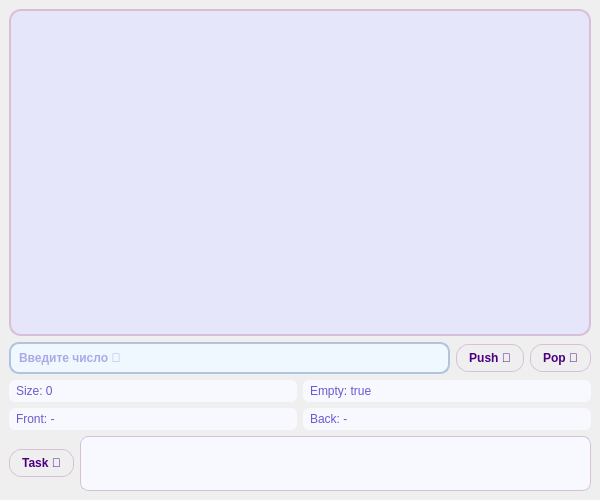
<?xml version="1.0" encoding="UTF-8"?>
<ui version="4.0">
 <class>MainWindow</class>
 <widget class="QMainWindow" name="MainWindow">
  <property name="geometry">
   <rect>
    <x>0</x>
    <y>0</y>
    <width>600</width>
    <height>500</height>
   </rect>
  </property>
  <property name="windowTitle">
   <string>💭 Dreamcore Queue 💭</string>
  </property>
  <widget class="QWidget" name="centralwidget">
   <layout class="QVBoxLayout" name="mainLayout">
    <item>
     <widget class="QListWidget" name="listQueue">
      <property name="font">
       <font>
        <pointsize>18</pointsize>
        <weight>75</weight>
        <bold>true</bold>
       </font>
      </property>
      <property name="styleSheet">
       <string notr="true">
        QListWidget {
            background-color: #e6e6fa;
            color: #9370db;
            border: 2px solid #d8bfd8;
            border-radius: 12px;
            padding: 10px;
        }
       </string>
      </property>
     </widget>
    </item>
    <item>
     <layout class="QHBoxLayout" name="inputLayout">
      <item>
       <widget class="QLineEdit" name="lineEditValue">
        <property name="styleSheet">
         <string notr="true">
          QLineEdit {
              border: 2px solid #b0c4de;
              border-radius: 10px;
              padding: 6px;
              background-color: #f0f8ff;
              color: #6a5acd;
              font-weight: bold;
          }
         </string>
        </property>
        <property name="placeholderText">
         <string>Введите число 💫</string>
        </property>
       </widget>
      </item>
      <item>
       <widget class="QPushButton" name="buttonPush">
        <property name="styleSheet">
         <string notr="true">
          QPushButton {
              background-color: qlineargradient(x1:0, y1:0, x2:1, y2:1,
                                                stop:0 #b0e0e6, stop:1 #dda0dd);
              color: #4b0082;
              font-weight: bold;
              padding: 6px 12px;
              border-radius: 12px;
              border: 1px solid #d8bfd8;
          }
          QPushButton:hover {
              background-color: #e0ffff;
          }
         </string>
        </property>
        <property name="text">
         <string>Push 🌠</string>
        </property>
       </widget>
      </item>
      <item>
       <widget class="QPushButton" name="buttonPop">
        <property name="styleSheet">
         <string notr="true">
          QPushButton {
              background-color: qlineargradient(x1:0, y1:0, x2:1, y2:1,
                                                stop:0 #b0e0e6, stop:1 #dda0dd);
              color: #4b0082;
              font-weight: bold;
              padding: 6px 12px;
              border-radius: 12px;
              border: 1px solid #d8bfd8;
          }
          QPushButton:hover {
              background-color: #e0ffff;
          }
         </string>
        </property>
        <property name="text">
         <string>Pop 💔</string>
        </property>
       </widget>
      </item>
     </layout>
    </item>
    <item>
     <layout class="QGridLayout" name="infoLayout">
      <item row="0" column="0">
       <widget class="QLabel" name="labelSize">
        <property name="styleSheet">
         <string notr="true">
          QLabel {
              color: #6a5acd;
              font: bold 14pt &quot;Segoe UI&quot;;
              background-color: #f8f8ff;
              padding: 4px;
              border-radius: 6px;
          }
         </string>
        </property>
        <property name="text">
         <string>Size: 0</string>
        </property>
       </widget>
      </item>
      <item row="0" column="1">
       <widget class="QLabel" name="labelEmpty">
        <property name="styleSheet">
         <string notr="true">
          QLabel {
              color: #6a5acd;
              font: bold 14pt &quot;Segoe UI&quot;;
              background-color: #f8f8ff;
              padding: 4px;
              border-radius: 6px;
          }
         </string>
        </property>
        <property name="text">
         <string>Empty: true</string>
        </property>
       </widget>
      </item>
      <item row="1" column="0">
       <widget class="QLabel" name="labelFront">
        <property name="styleSheet">
         <string notr="true">
          QLabel {
              color: #6a5acd;
              font: bold 14pt &quot;Segoe UI&quot;;
              background-color: #f8f8ff;
              padding: 4px;
              border-radius: 6px;
          }
         </string>
        </property>
        <property name="text">
         <string>Front: -</string>
        </property>
       </widget>
      </item>
      <item row="1" column="1">
       <widget class="QLabel" name="labelBack">
        <property name="styleSheet">
         <string notr="true">
          QLabel {
              color: #6a5acd;
              font: bold 14pt &quot;Segoe UI&quot;;
              background-color: #f8f8ff;
              padding: 4px;
              border-radius: 6px;
          }
         </string>
        </property>
        <property name="text">
         <string>Back: -</string>
        </property>
       </widget>
      </item>
     </layout>
    </item>
    <item>
     <layout class="QHBoxLayout" name="taskLayout">
      <item>
       <widget class="QPushButton" name="buttonTask">
        <property name="styleSheet">
         <string notr="true">
          QPushButton {
              background-color: qlineargradient(x1:0, y1:0, x2:1, y2:1,
                                                stop:0 #b0e0e6, stop:1 #dda0dd);
              color: #4b0082;
              font-weight: bold;
              padding: 6px 12px;
              border-radius: 12px;
              border: 1px solid #d8bfd8;
          }
          QPushButton:hover {
              background-color: #e0ffff;
          }
         </string>
        </property>
        <property name="text">
         <string>Task 💼</string>
        </property>
       </widget>
      </item>
      <item>
       <widget class="QTextEdit" name="textTask">
        <property name="minimumSize">
         <size>
          <width>0</width>
          <height>55</height>
         </size>
        </property>
        <property name="maximumSize">
         <size>
          <width>16777215</width>
          <height>55</height>
         </size>
        </property>
        <property name="styleSheet">
         <string notr="true">
          QTextEdit {
              background-color: #f8f8ff;
              color: #4b0082;
              font: bold 10pt &quot;Segoe UI&quot;;
              border: 1px solid #d8bfd8;
              border-radius: 8px;
              padding: 6px;
          }
         </string>
        </property>
        <property name="readOnly">
         <bool>true</bool>
        </property>
       </widget>
      </item>
     </layout>
    </item>
   </layout>
  </widget>
 </widget>
 <resources/>
 <connections/>
</ui>
